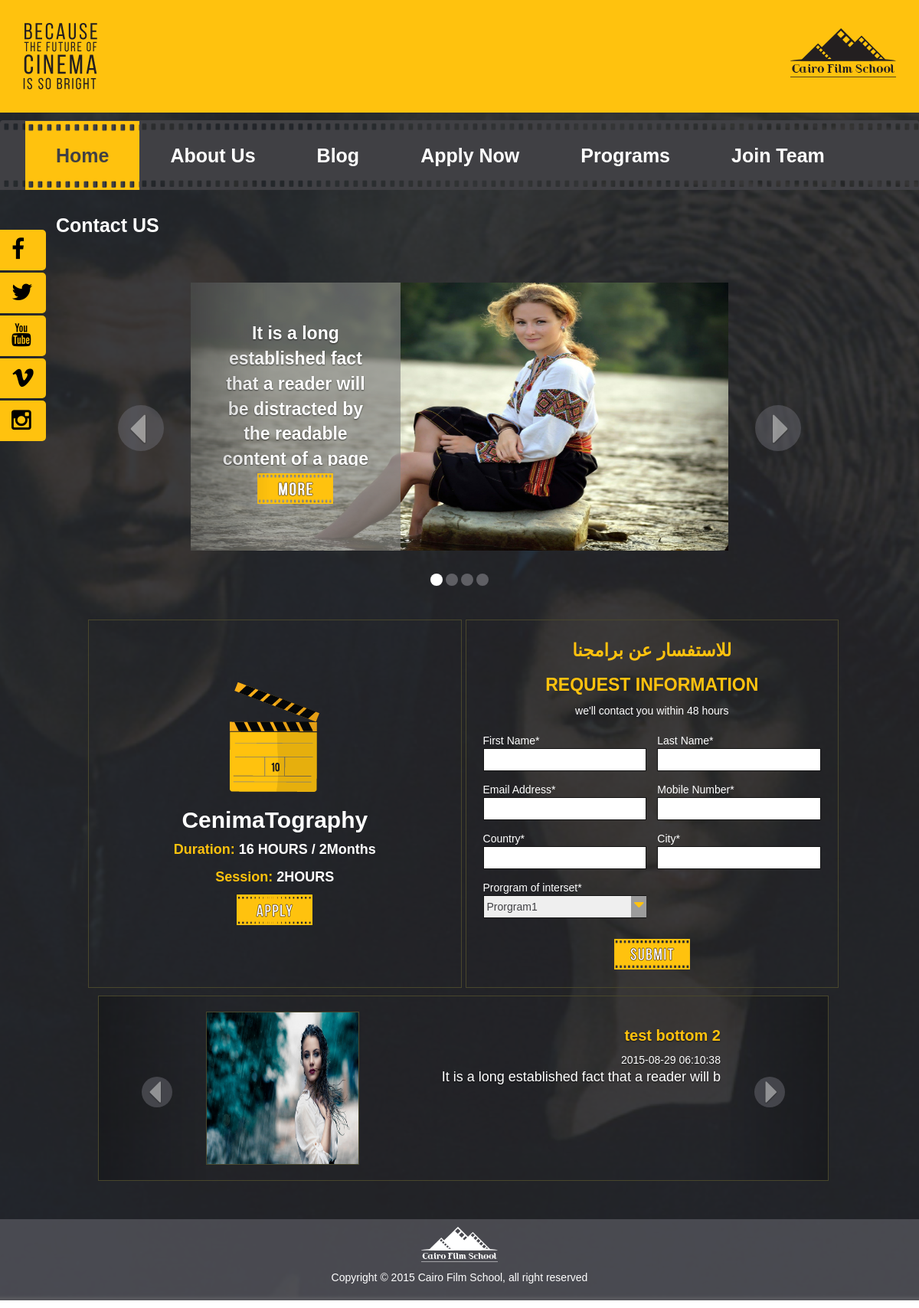
The page / on the database its author committed.
### tables this page shows
CREATE TABLE IF NOT EXISTS `blog` (
  `id` int(7) NOT NULL AUTO_INCREMENT,
  `title` varchar(128) NOT NULL,
  `body` text NOT NULL,
  `image` varchar(128) NOT NULL,
  `is_slider` enum('false','top','bottom') NOT NULL DEFAULT 'false',
  `create_date` timestamp NOT NULL DEFAULT CURRENT_TIMESTAMP,
  `user_id` int(11) NOT NULL,
  PRIMARY KEY (`id`)
);

CREATE TABLE IF NOT EXISTS `course` (
  `id` int(11) NOT NULL AUTO_INCREMENT,
  `image` varchar(100) NOT NULL,
  `name` varchar(100) NOT NULL,
  `duration` varchar(100) NOT NULL,
  `session` varchar(50) NOT NULL,
  `is_home` tinyint(1) NOT NULL,
  `description` text NOT NULL,
  PRIMARY KEY (`id`)
);

CREATE TABLE IF NOT EXISTS `setting` (
  `facebook` varchar(128) NOT NULL,
  `twitter` varchar(128) NOT NULL,
  `instagram` varchar(128) NOT NULL,
  `youtube` varchar(128) NOT NULL,
  `vimeo` varchar(128) NOT NULL,
  `email` varchar(128) NOT NULL
);

### application/controllers/Index.php (called while the page is built, shortened)
<?php
class Index extends CI_Controller{
    public function __construct(){
        $this->load->model('blog_model');
        $this->load->model('course_model');
    }
    public function index()
	{
        $data['page_title'] = 'Home';
        $this->load->view('template/header', $data);
        $this->load->view('template/navbar');
        $home['top_blogs'] = $this->blog_model->get_top();
        $home['bottom_blogs'] = $this->blog_model->get_bottom();
        $home['course'] = $this->course_model->get_home_course();
		$this->load->view('index', $home);
        $this->load->view('template/footer');
	}
}

### index.php (called while the page is built, shortened)
<?php
require_once BASEPATH.'core/CodeIgniter.php';

### application/models/Blog_model.php (called while the page is built, shortened)
<?php
class Blog_model extends CI_Model
{
    public function get_top()
    {
        $this->db->select('id, title, body, image');
        $this->db->from('blog');
        $this->db->where('is_slider', 'top');
        $this->db->order_by("id", "desc");
        $this->db->limit(4);
        $query = $this->db->get();
        return $query->result_array();
    }
    public function get_bottom()
    {
        $this->db->select('id, title, body, image, create_date');
        $this->db->from('blog');
        $this->db->where('is_slider', 'bottom');
        $this->db->order_by("id", "desc");
        $this->db->limit(4);
        $query = $this->db->get();
        return $query->result_array();
    }
}

### application/models/Course_model.php (called while the page is built, shortened)
<?php
class Course_model extends CI_Model
{
    public function get_home_course()
    {
        $this->db->select('*');
        $this->db->from('course');
        $this->db->where('is_home', true);
        $this->db->limit(1);
        $query = $this->db->get();
        return $query->result_array()[0];
    }
}

### application/libraries/Site_settings.php (called while the page is built, shortened)
<?php
class Site_settings {
    protected $CI;
    public function __construct()
    {
        $this->CI =& get_instance();
        $this->init();
    }
    public function init()
    {
        $this->site_settings = $this->CI->setting_model->get_all();
    }
}

### application/models/Setting_model.php (called while the page is built, shortened)
<?php
class Setting_model extends CI_Model
{
    public function get_all()
    {
        $this->db->select('*');
        $this->db->from('setting');
        $query = $this->db->get();
        return $query->result_array();
    }
}

### application/views/index.php (the view, shortened to what this page needs)
<div class="container wow fadeInUp" data-wow-delay="9.1s" id="slider">
    <div class="row">
        <div id="CFS-Slider" class="carousel slide" data-ride="carousel">
            <ol class="carousel-indicators">
                <li data-target="#CFS-Slider" data-slide-to="0" class="active"></li>
                <li data-target="#CFS-Slider" data-slide-to="1"></li>
                <li data-target="#CFS-Slider" data-slide-to="2"></li>
                <li data-target="#CFS-Slider" data-slide-to="3"></li>
            </ol>
            <div class="carousel-inner" role="listbox">
                <?php for($i=0; $i<count($top_blogs); $i++){?>
                <div class="item <?php if($i==0) echo "active"?>">
                    <img src="<?php echo base_url("static/uploads/blog/".$top_blogs[$i]['image'])?>"/>
                    <div class="carousel-caption">
                        <p><?php echo strip_tags(html_entity_decode($top_blogs[$i]['body']))?></p>
                        <a href='<?php echo base_url("blog/".$top_blogs[$i]['id']);?>'></a>
                    </div>
                </div>
                <?php } ?>
            </div>
            <a class="left carousel-control" href="#CFS-Slider" role="button" data-slide="prev">
                <span class="glyphicon glyphicon-chevron-left glyphicon-triangle-left" aria-hidden="true"></span>
            </a>
            <a class="right carousel-control" href="#CFS-Slider" role="button" data-slide="next">
                <span class="glyphicon glyphicon-chevron-right glyphicon-triangle-right" aria-hidden="true"></span>
            </a>
        </div>
    </div>
</div>
<section class="text-center">
    <div class="container">
        <div class = "row newCourseRow">
        <div id="newCourse" class="col-lg-5  col-lg-offset-1  col-md-5 col-md-offset-1 wow slideInLeft"
             data-wow-offset="220">
            <div>
                <img src="<?php echo base_url("static/uploads/course/".$course['image'])?>" id="courseImg"/>
                <h2><?php echo $course['name']?></h2>
                <p><span>Duration: </span><?php echo $course['duration']?></p>
                <p><span>Session: </span><?php echo $course['session']?></p>
                <a class="hover hover-5" href="#"><img src="<?php echo base_url('static/images/apply.png'); ?>"></a>
            </div>
        </div>
        <div class="col-md-5 col-xs-12 newApp wow slideInRight" data-wow-offset="220">
            <div class="title">
                <h2 class="AR pixels">للاستفسار عن برامجنا </h2>
                <h2>REQUEST INFORMATION</h2>
                <span class="note">we'll contact you within 48 hours</span>
            </div>
            <form>
                <div>
                    <span>First Name*</span>
                    <input type="text" name="FirstName">
                </div>
                <div>
                    <span>Last Name*</span>
                    <input type="text" name="LastName">
                </div>
                <div>
                    <span>Email Address*</span>
                    <input type="text" name="EmailAddress">
                </div>
                <div>
                    <span>Mobile Number*</span>
                    <input type="text" name="MobileNumber">
                </div>
                <div>
                    <span>Country*</span>
                    <input type="text" name="Country">
                </div>
                <div>
                    <span>City*</span>
                    <input type="text" name="city">
                </div>
                <div>
                    <span>Prorgram of interset*</span>
                    <p>
                        <span id="fa" class="fa fa-caret-down"></span>
                        <select name="Interst">
                            <option>Prorgram1</option>
                        </select>
                    </p>
                </div>
                <p class="clearfix"></p>
                <button type="submit"></button>
            </form>
        </div>
    </div>
</section>
<p class="clearfix">
    <section>
        <div class="container wow slideInUp" data-wow-offset="90">
            <div class="row">
                <div class="col-md-10 col-md-offset-1">
                    <div id="CFS-NEWS" class="carousel slide" data-ride="carousel">
                        <div class="carousel-inner" role="listbox">
                            <?php for($i=0; $i<count($bottom_blogs); $i++){?>
                            <div class="item <?php if($i==0) echo "active"?>">
                                <img src="<?php echo base_url("static/uploads/blog/".$bottom_blogs[$i]['image'])?>"/>
                                <div class="carousel-caption">
                                    <h2><?php echo $bottom_blogs[$i]['title']?></h2>
                                    <span><?php echo $bottom_blogs[$i]['create_date']?></span>
                                    <p><?php echo strip_tags(html_entity_decode($bottom_blogs[$i]['body']))?></p>
                                </div>
                            </div>
                            <?php } ?>
                        </div>
                        <a class="left carousel-control" href="#CFS-NEWS" role="button" data-slide="prev">
                            <span class="glyphicon glyphicon-chevron-left glyphicon-triangle-left"
                                  aria-hidden="true"></span>
                        </a>
                        <a class="right carousel-control" href="#CFS-NEWS" role="button" data-slide="next">
                            <span class="glyphicon glyphicon-chevron-right glyphicon-triangle-right"
                                  aria-hidden="true"></span>
                        </a>
                    </div>
                </div>
            </div>
        </div>
    </section>

### application/views/template/header.php (shortened to what this page needs)
<!DOCTYPE html>
<html lang="en">
<head>
    <link href="<?php echo base_url(); ?>static/css/loading.css" rel="stylesheet"/>
    <link href="<?php echo base_url(); ?>static/css/bootstrap.css" rel="stylesheet"/>
    <link href="<?php echo base_url(); ?>static/css/bootstrap-edit.css" rel="stylesheet"/>
    <link href="<?php echo base_url(); ?>static/css/font-awesome.css" rel="stylesheet"/>
    <link href="<?php echo base_url(); ?>static/css/style.css" rel="stylesheet"/>
    <link href="<?php echo base_url(); ?>static/css/action.css" rel="stylesheet"/>
    <link href="<?php echo base_url(); ?>static/css/media.css" rel="stylesheet"/>
    <link href="<?php echo base_url(); ?>static/css/animate.css" rel="stylesheet"/>
</head>
<body class="background-cover">
<div class="bg-body">
    <section id="header" class="wow lightSpeedIn" data-wow-delay="5s">
        <div class="container">
            <div class="row">
                <div class="col-xs-6 wow slideInLeft" data-wow-delay="5.5s">
                    <img class="img-responsive" src="<?php echo base_url(); ?>static/images/selogan.png">
                </div>
                <div class="col-xs-6 text-right wow slideInRight" id="logo" data-wow-delay="6s">
                    <img src="<?php echo base_url(); ?>static/images/logo.png">
                </div>
            </div>
        </div>
    </section>

### application/views/template/navbar.php (shortened to what this page needs)
<p class="clearfix">
    <nav class="navbar navbar-default wow slideInRight" data-wow-delay="7s">
        <div class="container">
            <div class="collapse navbar-collapse" id="bs-example-navbar-collapse-1">
                <ul class="nav navbar-nav">
                    <li class="<?php echo ($page_title=='Home') ? 'active': ''?> wow fadeInDown" data-wow-delay="7.5s"><a href="<?php echo base_url('index')?>">Home</a></li>
                    <li class="<?php echo ($page_title=='About Us') ? 'active ': ''?>wow fadeInDown" data-wow-delay="7.7s"><a href="<?php echo base_url('about')?>">About Us</a></li>
                    <li class="<?php echo ($page_title=='Blogs') ? 'active ': ''?>wow fadeInDown" data-wow-delay="7.9s"><a href="<?php echo base_url('blog/index')?>">Blog</a></li>
                    <li class="<?php echo ($page_title=='Apply') ? 'active ': ''?>wow fadeInDown" data-wow-delay="8.1s"><a href="<?php echo base_url('course/apply')?>">Apply Now</a></li>
                    <li class="<?php echo ($page_title=='Programs') ? 'active ': ''?>wow fadeInDown" data-wow-delay="8.3s"><a href="<?php echo base_url('course/index')?>">Programs</a></li>
                    <li class="<?php echo ($page_title=='Join Team') ? 'active ': ''?>wow fadeInDown" data-wow-delay="8.5s"><a href="#">Join Team</a></li>
                    <li class="<?php echo ($page_title=='Contact Us') ? 'active ': ''?>wow fadeInDown" data-wow-delay="8.7s"><a href="<?php echo base_url('contact/index')?>">Contact US</a></li>
                </ul>
            </div>
        </div>
    </nav>

### application/views/template/footer.php (shortened to what this page needs)
<section id="footer" class="wow lightSpeedIn" data-wow-offset="20">
    <div class="container text-center">
        <div class="row">
            <div class="col-xs-12 wow fadeInUp" data-wow-offset="20" data-wow-delay=".5s">
                <img src="<?php echo base_url(); ?>static/images/whiteLogo.png"/>
                <?php $links = $this->site_settings->site_settings[0];?>
                <p>Copyright © 2015 Cairo Film School, all right reserved</p>
            </div>
        </div>
    </div>
</section>
<section id="social">
    <ul class="hidden-xs hidden-sm wow fadeInUp" data-wow-delay="9.5s">
        <li><a href="<?php echo $links['facebook']?>"><span class="fa fa-facebook"></span></a></li>
        <li><a href="<?php echo $links['twitter']?>"><span class="fa fa-twitter"></span></a></li>
        <li><a href="<?php echo $links['youtube']?>"><span class="fa fa-youtube"></span></a></li>
        <li><a href="<?php echo $links['vimeo']?>"><span class="fa fa-vimeo"></span></a></li>
        <li><a href="<?php echo $links['instagram']?>"><span class="fa fa-instagram"></span></a></li>
    </ul>
</section>
</div>
</body>
</html>

### static/css/action.css (style rules this page uses)
.background-cover { -webkit-background-size: cover; -moz-background-size: cover; -o-background-size: cover; background-size: cover; }

### static/css/media.css (style rules this page uses)
@media (min-width: 1200px) { #newCourse { margin-left: 8.55%; } }

### rows shown on the page
blog: image (picture), body "It is a long established fact that a reader will be distracted by the readable content of a page…"
course: image (picture), name "CenimaTography", duration "16 HOURS / 2Months", session "2HOURS"
blog: image (picture), title "test bottom 2", create_date "2015-08-29 06:10:38", body "It is a long established fact that a reader will b"
